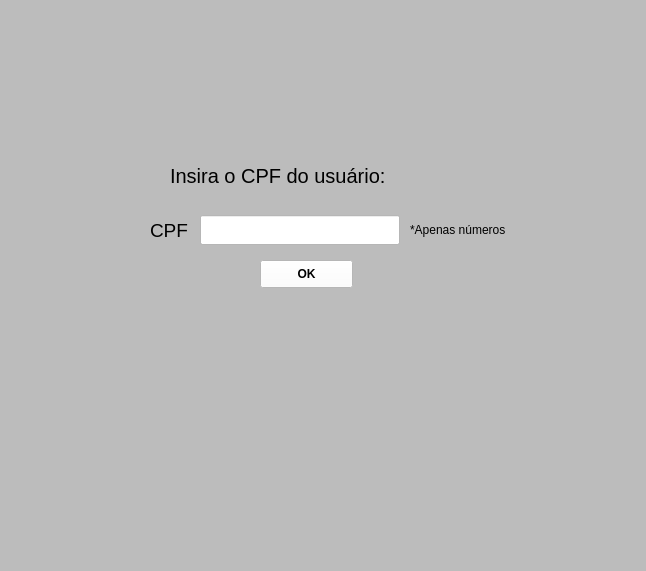
<?xml version="1.0" encoding="UTF-8"?>
<ui version="4.0">
 <class>MainWindow</class>
 <widget class="QMainWindow" name="MainWindow">
  <property name="geometry">
   <rect>
    <x>0</x>
    <y>0</y>
    <width>646</width>
    <height>571</height>
   </rect>
  </property>
  <property name="windowTitle">
   <string>MainWindow</string>
  </property>
  <property name="styleSheet">
   <string notr="true">background-color: rgb(188, 188, 188)
</string>
  </property>
  <widget class="QWidget" name="centralwidget">
   <widget class="QLabel" name="label">
    <property name="geometry">
     <rect>
      <x>170</x>
      <y>160</y>
      <width>271</width>
      <height>31</height>
     </rect>
    </property>
    <property name="font">
     <font>
      <pointsize>15</pointsize>
     </font>
    </property>
    <property name="text">
     <string>Insira o CPF do usuário:</string>
    </property>
   </widget>
   <widget class="QLineEdit" name="cpf">
    <property name="geometry">
     <rect>
      <x>200</x>
      <y>215</y>
      <width>200</width>
      <height>30</height>
     </rect>
    </property>
    <property name="font">
     <font>
      <pointsize>10</pointsize>
     </font>
    </property>
    <property name="styleSheet">
     <string notr="true">background-color: rgb(255, 255, 255)</string>
    </property>
    <property name="maxLength">
     <number>11</number>
    </property>
   </widget>
   <widget class="QLabel" name="label_4">
    <property name="geometry">
     <rect>
      <x>150</x>
      <y>220</y>
      <width>41</width>
      <height>21</height>
     </rect>
    </property>
    <property name="font">
     <font>
      <pointsize>14</pointsize>
     </font>
    </property>
    <property name="text">
     <string>CPF</string>
    </property>
   </widget>
   <widget class="QPushButton" name="pushButton">
    <property name="geometry">
     <rect>
      <x>260</x>
      <y>260</y>
      <width>93</width>
      <height>28</height>
     </rect>
    </property>
    <property name="font">
     <font>
      <weight>75</weight>
      <bold>true</bold>
     </font>
    </property>
    <property name="styleSheet">
     <string notr="true">background-color: rgb(255, 255, 255)</string>
    </property>
    <property name="text">
     <string>OK</string>
    </property>
   </widget>
   <widget class="QLabel" name="label_5">
    <property name="geometry">
     <rect>
      <x>410</x>
      <y>220</y>
      <width>111</width>
      <height>20</height>
     </rect>
    </property>
    <property name="text">
     <string>*Apenas números</string>
    </property>
   </widget>
  </widget>
  <widget class="QMenuBar" name="menubar">
   <property name="geometry">
    <rect>
     <x>0</x>
     <y>0</y>
     <width>646</width>
     <height>26</height>
    </rect>
   </property>
  </widget>
  <widget class="QStatusBar" name="statusbar"/>
 </widget>
 <resources/>
 <connections/>
</ui>
